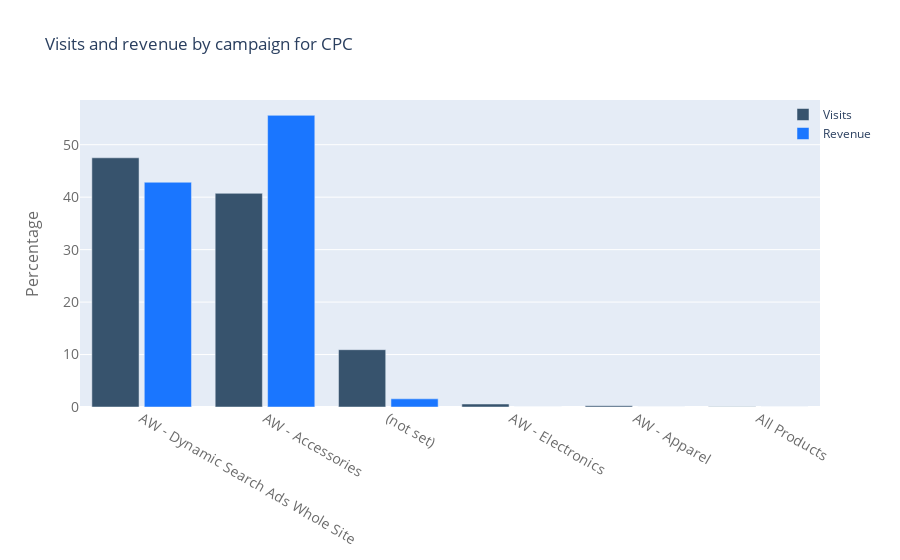

Notebook cell for this chart:
### Code cell
plotbar(train[train['medium'] == 'cpc'], 'campaign', 'Visits and revenue by campaign for CPC')

### Figure 1 — Plotly figure (JSON) as saved in the notebook; plotly's stock layout.template omitted (floating-point values rounded to 4 significant figures)
{"data": [{"marker": {"color": "rgb(55, 83, 109)"}, "name": "Visits", "type": "bar", "x": ["AW - Dynamic Search Ads Whole Site", "AW - Accessories", "(not set)", "AW - Electronics", "AW - Apparel", "All Products"], "y": [47.5, 40.73, 10.93, 0.5658, 0.2447, 0.03058]}, {"marker": {"color": "rgb(26, 118, 255)"}, "name": "Revenue", "type": "bar", "x": ["AW - Dynamic Search Ads Whole Site", "AW - Accessories", "(not set)", "AW - Electronics", "AW - Apparel", "All Products"], "y": [42.85, 55.6, 1.556, 0, 0, 0]}], "layout": {"bargap": 0.15, "bargroupgap": 0.1, "barmode": "group", "legend": {"bgcolor": "rgba(255, 255, 255, 0)", "bordercolor": "rgba(255, 255, 255, 0)", "x": 0.95, "y": 1}, "title": {"text": "Visits and revenue by campaign for CPC"}, "xaxis": {"tickfont": {"color": "rgb(107, 107, 107)", "size": 14}}, "yaxis": {"tickfont": {"color": "rgb(107, 107, 107)", "size": 14}, "title": {"font": {"color": "rgb(107, 107, 107)", "size": 16}, "text": "Percentage"}}}}
